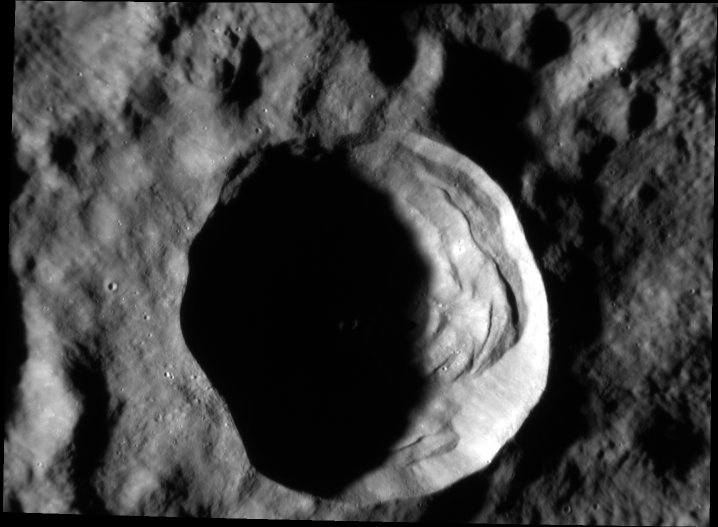
#> input picture Test_images/PIA19202_crater_26m_px.tif, 1435 x 1054 px, found by its file name (shown at 1/2 size)
$ jupyter execute --allow-errors Main.ipynb   (shell and % lines are left out)
#> lines starting #> are read from the running program, lines starting #| are printed output that depends on the picture
[cell 1]
import cv2
import ipynb
import matplotlib.pyplot as plt
plt.style.use('ggplot')
from PIL import Image, ImageFilter, ImageOps
import numpy as np

im = cv2.imread('D:\MJCJ research\Edge_detection\Test_images\PIA19202_crater_26m_px.tif',1)
#> im is the input picture: shape (1054, 1435, 3); min 0, max 255, mean 64.8
img = Image.open('D:\MJCJ research\Edge_detection\Test_images\PIA19202_crater_26m_px.tif')
plt.imshow(im)
plt.axis('off')

# Image attributes: format, width & length, "L" is greyscale
print(img.format, img.size, img.mode)
#| TIFF (1435, 1054) L

[cell 2]
# Contrast stretching
# https://staff.fnwi.uva.nl/r.vandenboomgaard/IPCV20162017/LectureNotes/IP/PointOperators/ImageStretching.html
# https://homepages.inf.ed.ac.uk/rbf/HIPR2/stretch.htm
# https://java2blog.com/cv2-canny-python/
# https://scikit-image.org/docs/dev/user_guide/transforming_image_data.html
# https://www.geeksforgeeks.org/python-intensity-transformation-operations-on-images/
# https://www.geeksforgeeks.org/histogram-plotting-and-stretching-in-python-without-using-inbuilt-function/

[cell 3]
filepath = "D:\MJCJ research\Edge_detection\Test_images\PIA19202_crater_26m_px.tif"
#> (the rest of this cell did not finish here and is left out)

[cell 4]
#%run Contrast_stretching_L.ipynb
#image = cv2.imread(filepath)
#Contrast_stretching_L(image)

[cell 5]
# Contrast and exposure
# https://scikit-image.org/docs/dev/user_guide/transforming_image_data.html

from skimage import exposure
from skimage import data


im.min(), im.max()

# Image is already using the whole value range (0,255)
# Try clipping pixel values using percentiles of the image to improve contrast
# Pixel saturation leads to information loss using this technique

v_max = []
v_min = []
for i in range (0,6):
    v_min_temp, v_max_temp = np.percentile(im, (0 + i*5, 90 - i*5))
    v_max.append(v_max_temp), v_min.append(v_min_temp)
#> this loop made 6 passes
#> (v_min_temp, v_max_temp) on passes 1 to 6: (0, 147), (1, 129), (1, 117), (2, 107), (3, 97), (4, 87)
#> after the loop, v_max = [147, 129, 117, 107, 97, 87]; v_min = [0, 1, 1, 2, 3, 4]

total_images = 6
images = []
for j in range (total_images):
    image =  exposure.rescale_intensity(im, in_range=(v_min[j], v_max[j]))
    images.append(image)
#> this loop made 6 passes
#> pass 1, `image =  exposure.rescale_intensity(im, in_range=(v_min[j], v_max[j]))`:
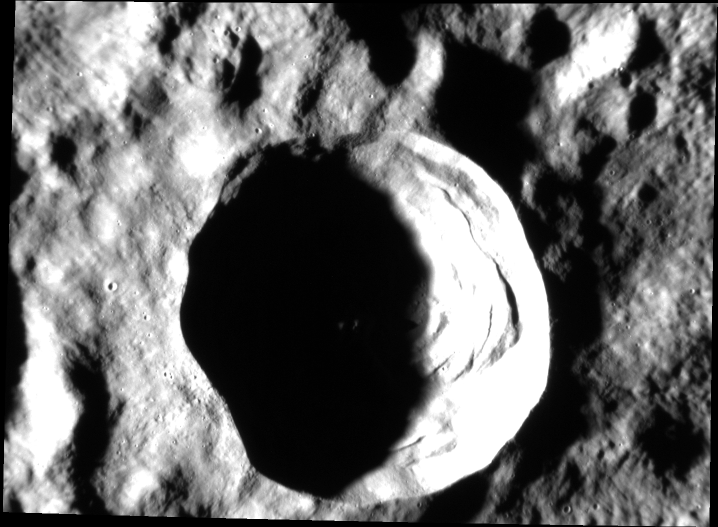
#> image: shape (1054, 1435, 3) (shown at 1/2 size); min 0, max 255, mean 104.6
#> pass 2, `image =  exposure.rescale_intensity(im, in_range=(v_min[j], v_max[j]))`:
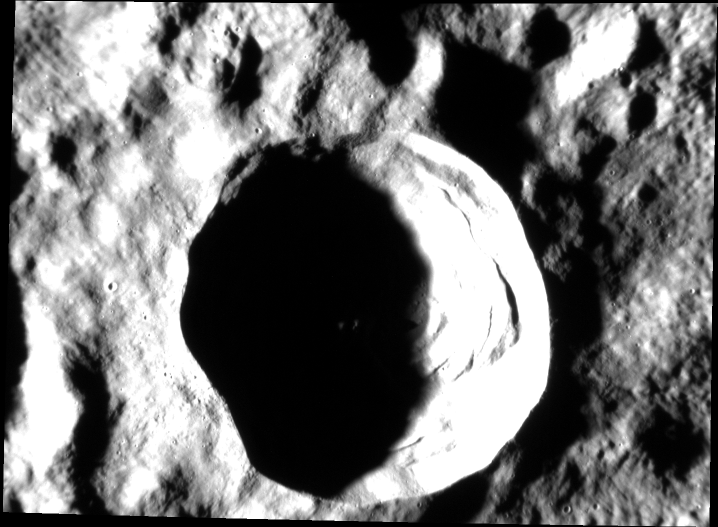
#> image: shape (1054, 1435, 3) (shown at 1/2 size); min 0, max 255, mean 113.9
#> pass 3, `image =  exposure.rescale_intensity(im, in_range=(v_min[j], v_max[j]))`:
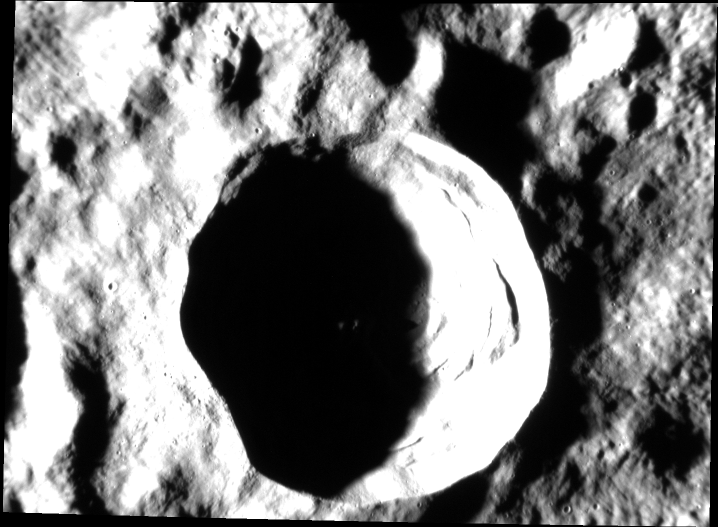
#> image: shape (1054, 1435, 3) (shown at 1/2 size); min 0, max 255, mean 121.2
#> after the loop, images = 6 items


for i in range(1, 7):
    plt.subplot(2, 3, i)

[cell 6]
# Apply Canny
edges = cv2.Canny(im, 50, 150, 2, L2gradient = True)
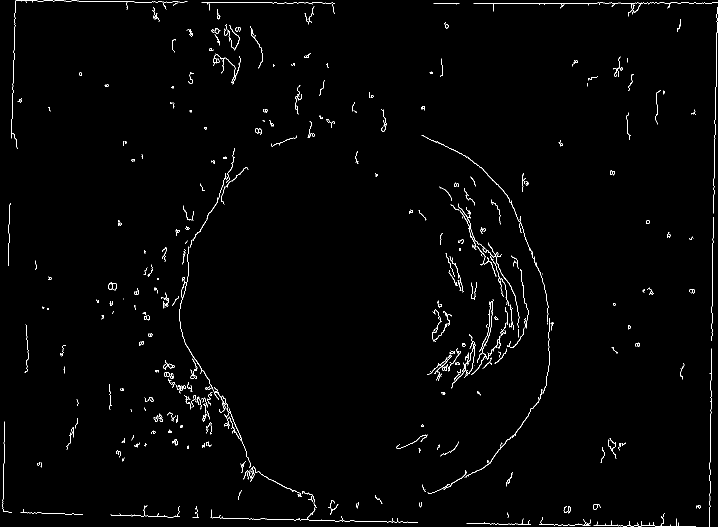
#> edges: shape (1054, 1435) (shown at 1/2 size); 1.2% white in thin lines or dots
edges2 = cv2.Canny(im, 50, 150, 2, L2gradient = True)

fig = plt.imshow(edges, cmap='gray')
plt.axis('off')
plt.imsave('edges.tif', edges, cmap='gray', format='tiff')

$ run again, with Test_images/PIA14812_Goethe_floor_craters_82m_px.tif copied over Test_images/PIA19202_crater_26m_px.tif
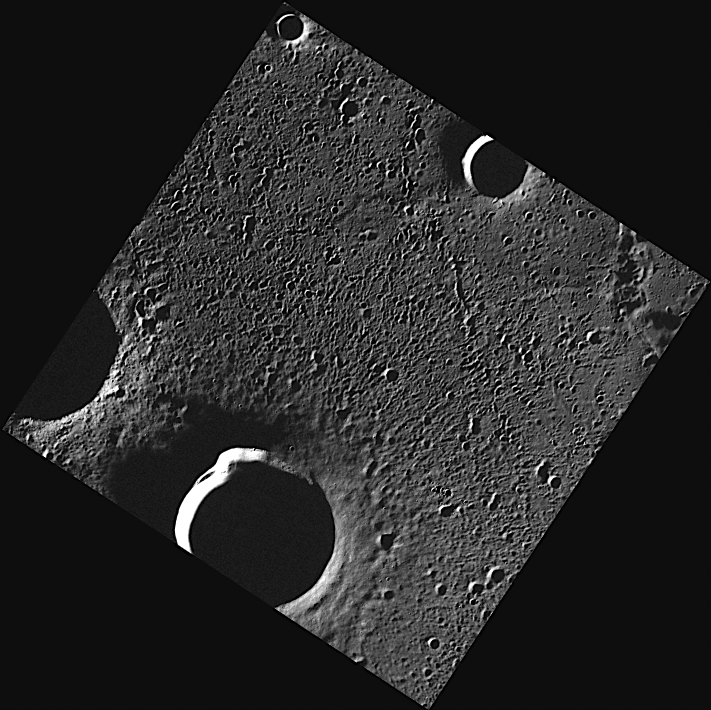
#> input picture Test_images/PIA14812_Goethe_floor_craters_82m_px.tif, 1421 x 1420 px, found by its file name (shown at 1/2 size)
#> im is the input picture: shape (1420, 1421, 3); min 0, max 255, mean 39.5
#| TIFF (1421, 1420) L
#> the loop `for i in range (0,6):` made 6 passes
#> (v_min_temp, v_max_temp) on passes 1 to 6: (0, 99), (1, 84), (13, 71), (13, 59), (13, 46), (14, 31)
#> after the loop `for i in range (0,6):`: v_max = [99, 84, 71, 59, 46, 31]; v_min = [0, 1, 13, 13, 13, 14]
#> the loop `for j in range (total_images):` made 6 passes
#> pass 3, `image =  exposure.rescale_intensity(im, in_range=(v_min[j], v_max[j]))`:
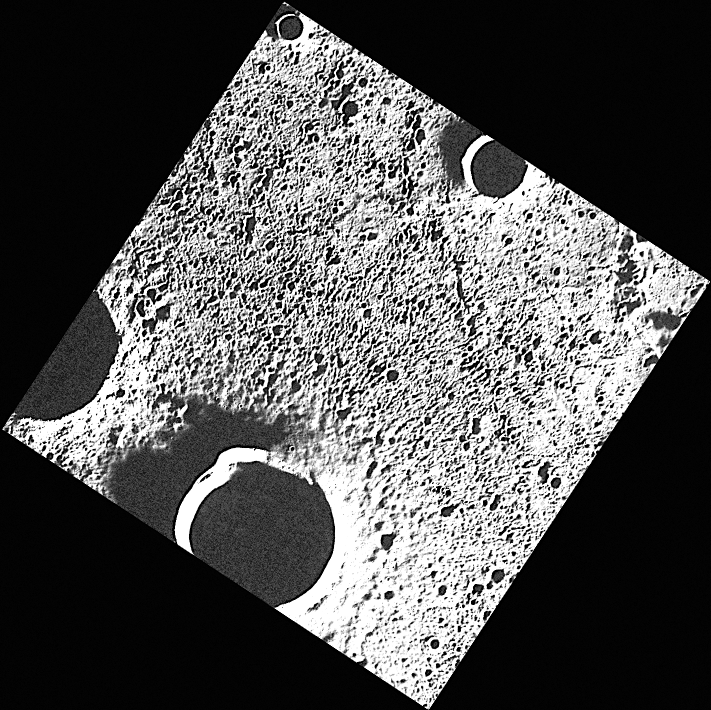
#> image: shape (1420, 1421, 3) (shown at 1/2 size); min 0, max 255, mean 83.1
#> after the loop `for j in range (total_images):`: images = 6 items
#> `edges = cv2.Canny(im, 50, 150, 2, L2gradient = True)`:
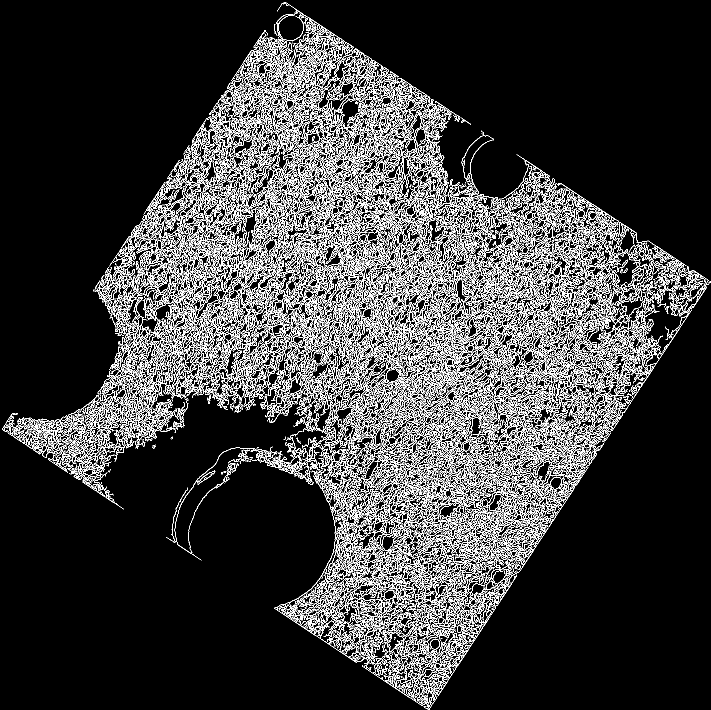
#> edges: shape (1420, 1421) (shown at 1/2 size); 14.1% white in thin lines or dots

$ run again, with Test_images/PIA16397_Crater_with_floor_hollows_18m_px.tif copied over Test_images/PIA19202_crater_26m_px.tif
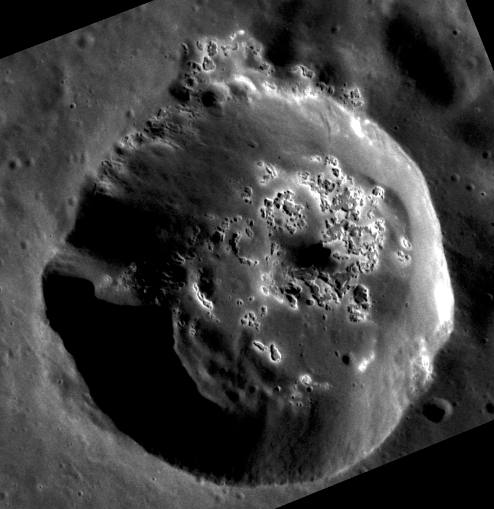
#> input picture Test_images/PIA16397_Crater_with_floor_hollows_18m_px.tif, 988 x 1018 px, found by its file name (shown at 1/2 size)
#> im is the input picture: shape (1018, 988, 3); min 0, max 255, mean 63.8
#| TIFF (988, 1018) L
#> the loop `for i in range (0,6):` made 6 passes
#> (v_min_temp, v_max_temp) on passes 1 to 6: (0, 132), (0, 113), (0, 101), (0, 92), (4, 84), (23, 77)
#> after the loop `for i in range (0,6):`: v_max = [132, 113, 101, 92, 84, 77]; v_min = [0, 0, 0, 0, 4, 23]
#> the loop `for j in range (total_images):` made 6 passes
#> pass 3, `image =  exposure.rescale_intensity(im, in_range=(v_min[j], v_max[j]))`:
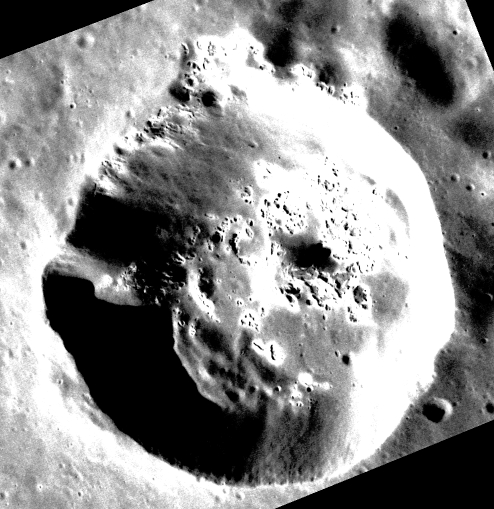
#> image: shape (1018, 988, 3) (shown at 1/2 size); min 0, max 255, mean 138.7
#> after the loop `for j in range (total_images):`: images = 6 items
#> `edges = cv2.Canny(im, 50, 150, 2, L2gradient = True)`:
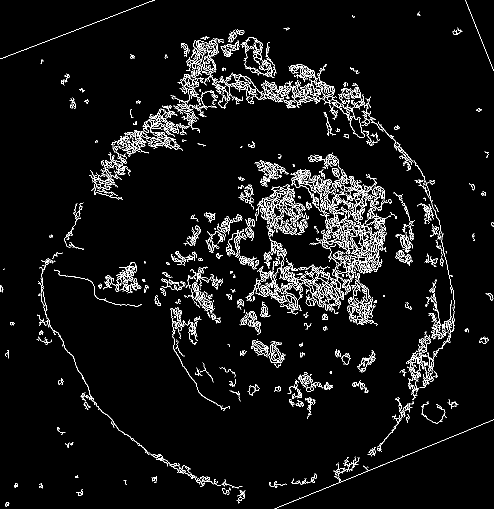
#> edges: shape (1018, 988) (shown at 1/2 size); 4.9% white in thin lines or dots
